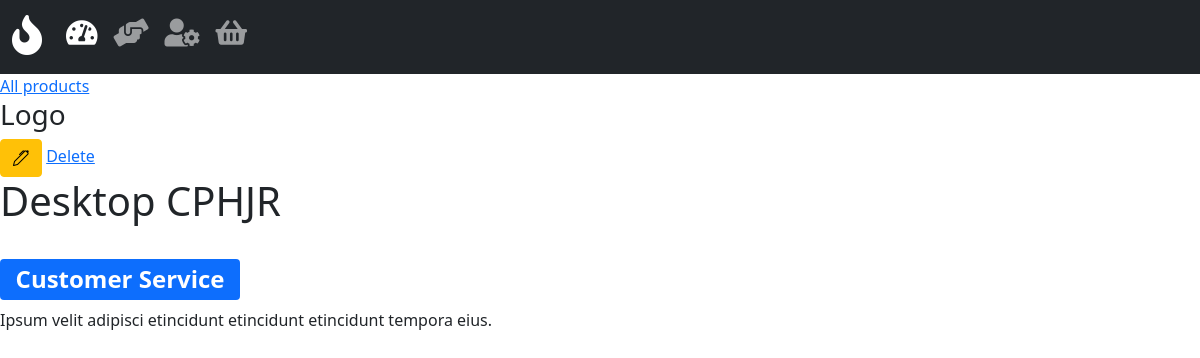
Page /product/385 on the committed database.
### hotline/models.py (models this page shows, shortened)
class product(models.Model):
    name = models.CharField(max_length=50)
    department_id = ForeignKey('department', on_delete=models.PROTECT)
    description = models.TextField(blank=True, null=True)

class department(models.Model):
    name = models.CharField(max_length=50)
    subset = models.CharField(max_length=50)
    def __str__(self):
        return self.name

### hotline/views.py (the view)
# urls.py: path('product/<str:pk>', views.product_detail, name='product_detail'),
def product_detail(request, pk):
    my_product = product.objects.get(id=pk)
    context = {
        'my_product': my_product,
    }
    return render(request, 'hotline/product_detail.html', context)

### hotline/templates/hotline/product_detail.html
{% extends 'hotline/home.html' %}
{% block content %}
<a href="{% url 'product_list' %}">All products</a>
<h3>Logo</h3>
<a href="{% url 'update_product' my_product.id %}"><span class="btn btn-warning"><i class="bi bi-pen"></i></span></a> <a href="#">Delete</a>
<h1>{{ my_product.name }}</h1>
<br>
<h2><span class="badge bg-primary">{{ my_product.department_id }}</span></h2>
<p>{{ my_product.description }} </p>
{% endblock %}

### rows in the picture
product: name "Desktop CPHJR", department_id "Customer Service", description "Ipsum velit adipisci etincidunt etincidunt etincidunt tempora eius."
